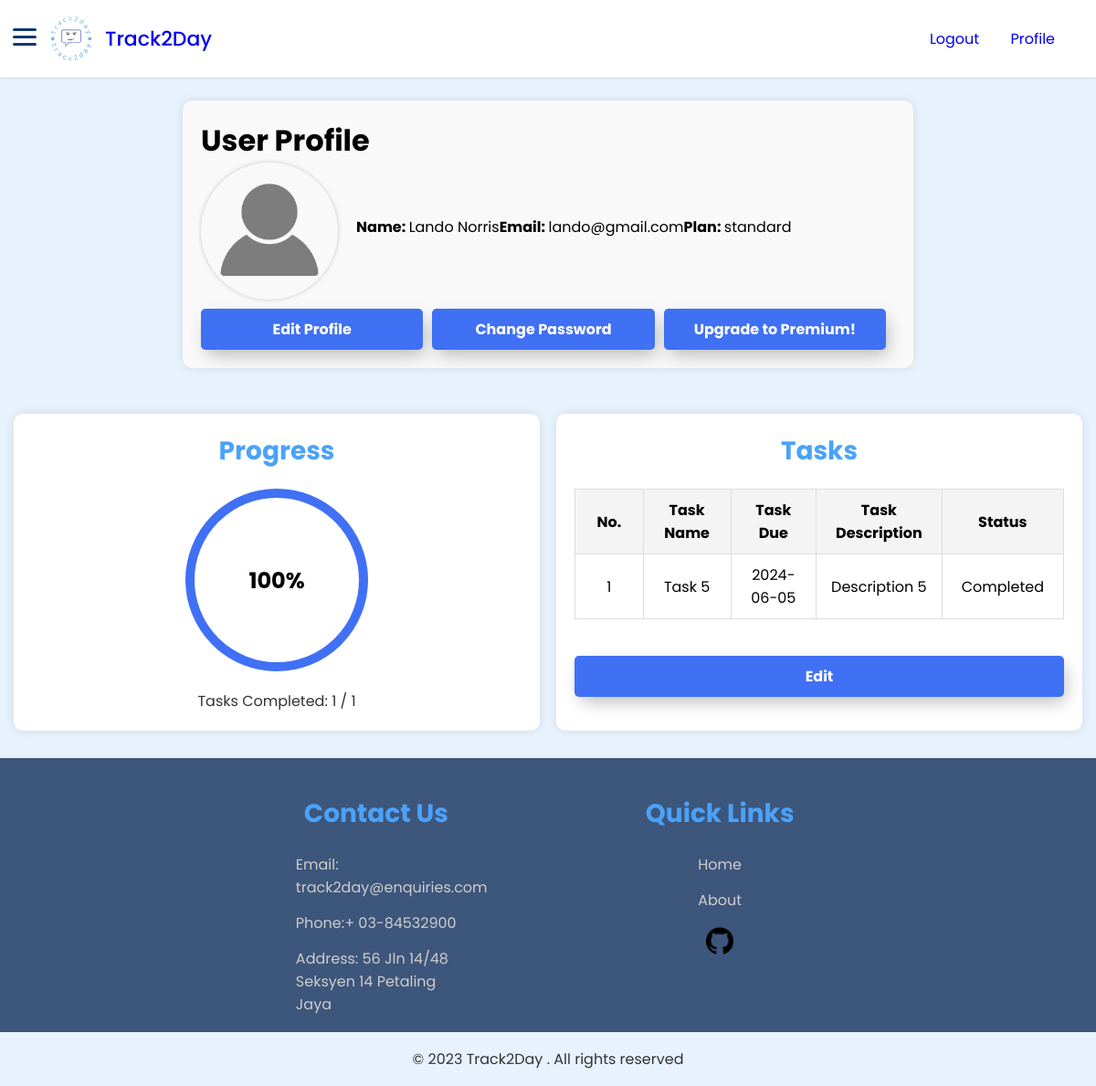
/userprofile.php (signed in), run on the app's committed database.
### tables this page shows
CREATE TABLE `user` (
  `user_email` varchar(45) NOT NULL,
  `user_fname` varchar(45) NOT NULL,
  `user_lname` varchar(45) NOT NULL,
  `user_password` varchar(45) NOT NULL,
  `adm_email` varchar(45) NOT NULL,
  `user_type` varchar(10) NOT NULL
);

CREATE TABLE `task` (
  `task_id` int(11) NOT NULL,
  `task_name` varchar(45) NOT NULL,
  `task_desc` varchar(45) NOT NULL,
  `task_duration` date DEFAULT NULL,
  `task_status` varchar(45) NOT NULL,
  `user_email` varchar(45) NOT NULL
);

### userprofile.php (the view, shortened to what this page needs)
<?php
include('dbconn.php');
$user_email = $_SESSION['email'];
$sql = "SELECT * FROM user WHERE user_email = '$user_email'";
$result = mysqli_query($dbconn, $sql);
if ($result && mysqli_num_rows($result) > 0) {
    $row = mysqli_fetch_assoc($result);
    $user_fname = $row['user_fname'];
    $user_lname = $row['user_lname'];
    $user_type = $row['user_type'];
} else {
    echo "Error: User data not found.";
    exit();
}
$sql_completed_tasks = "SELECT COUNT(*) AS completed_tasks FROM task WHERE user_email = '$user_email' AND task_status = 'completed'";
$result_completed_tasks = mysqli_query($dbconn, $sql_completed_tasks);
if ($result_completed_tasks && mysqli_num_rows($result_completed_tasks) > 0) {
    $row_completed_tasks = mysqli_fetch_assoc($result_completed_tasks);
    $completed_tasks = $row_completed_tasks['completed_tasks'];
} else {
    $completed_tasks = 0;
}
$sql_total_tasks = "SELECT COUNT(*) AS total_tasks FROM task WHERE user_email = '$user_email'";
$result_total_tasks = mysqli_query($dbconn, $sql_total_tasks);
if ($result_total_tasks && mysqli_num_rows($result_total_tasks) > 0) {
    $row_total_tasks = mysqli_fetch_assoc($result_total_tasks);
    $total_tasks = $row_total_tasks['total_tasks'];
} else {
    $total_tasks = 0;
}
$progress_percentage = ($total_tasks > 0) ? ($completed_tasks / $total_tasks) * 100 : 0;
$sql_tasks = "SELECT * FROM task WHERE user_email = '$user_email'";
$result_tasks = mysqli_query($dbconn, $sql_tasks);
?>
<!DOCTYPE html>
<html lang="en">
<head>
    <link href="https://unpkg.com/boxicons@2.1.4/css/boxicons.min.css" rel="stylesheet" />
    <link rel="stylesheet" href="style.css" />
</head>
<body>
    <nav class="navbar">
        <div class="logo_item">
            <img src="track2daylogo.jpg" alt="Track2Day Logo">
            <?php
            if ($user_type == 'premium') {
                echo '<a href="menu2.php">Track2Day+</a>';
            }
            else {
                echo '<a href="menu2.php">Track2Day</a>';
            }
            ?>
            <div id="menuToggle">
            <span></span>
            <span></span>
            <span></span>
          </div>
        </div>
        <div class="navbar_content">
            <ul>
                <li><a href="logout.php">Logout</a></li>
                <li><a href="userprofile.php">Profile</a></li>
            </ul>
        </div>
    </nav>
    <main>
        <div class="profile-container">
            <h1>User Profile</h1>
            <div class="profile-details">
                <div class="profile-pic">
                    <img src="nopfp.png" alt="Profile Picture">
                </div>
                <div class="profile-details">
                    <p><strong>Name: </strong><?php echo htmlspecialchars($user_fname) . ' ' . htmlspecialchars($user_lname); ?></p>
                    <p><strong>Email: </strong><?php echo htmlspecialchars($user_email); ?></p>
                    <p><strong>Plan: </strong><?php echo htmlspecialchars($user_type); ?></p>
                </div>
            </div>
            <div class="profile-actions">
                <button onclick="location.href='editprofile.html'">Edit Profile</button>
                <button onclick="location.href='changepassword.html'">Change Password</button>
                <?php
                if ($user_type == 'premium') {
                    echo '<button>You are now Premium!</button>';
                }
                else {
                    echo '<button onclick="location.href=\'subscribe.html\'">Upgrade to Premium!</button>';
                }
                ?>
            </div>
        </div>
        <div class="progress-task-container">
            <div class="progress-box">
                <h3>Progress</h3>
                <div class="progress-circle">
                    <span id="progress-percentage"><?php echo round($progress_percentage); ?>%</span>
                </div>
                <p>Tasks Completed: <?php echo $completed_tasks; ?> / <?php echo $total_tasks; ?></p>
            </div>
            <div class="tasks-box">
                <h3>Tasks</h3>
                <table class="task-table">
                    <thead>
                        <tr>
                            <th>No.</th>
                            <th>Task Name</th>
                            <th>Task Due</th>
                            <th>Task Description</th>
                            <th>Status</th>
                        </tr>
                    </thead>
                    <tbody>
                    <?php
                        if ($result_tasks && mysqli_num_rows($result_tasks) > 0) {
                            $task_number = 1;
                            while ($row_task = mysqli_fetch_assoc($result_tasks)) {
                                echo "<tr>";
                                echo "<td>" . $task_number . "</td>";
                                echo "<td>" . htmlspecialchars($row_task['task_name']) . "</td>";
                                echo "<td>" . htmlspecialchars($row_task['task_duration']) . "</td>";
                                echo "<td>" . htmlspecialchars($row_task['task_desc']) . "</td>";
                                echo "<td>" . htmlspecialchars($row_task['task_status']) . "</td>";
                                echo "</tr>";
                                $task_number++;
                            }
                        } else {
                            echo "<tr><td colspan='5'>No tasks found.</td></tr>";
                        }
                        ?>
                    </tbody>
                </table>
                <button onclick="location.href='tasks.php'">Edit</button>
            </div>
        </div>
    </main>
</body>
<footer>
    <div class="footer-container">
        <div class="footer-content">
            <h3>Contact Us</h3>
            <p>Email: track2day@enquiries.com</p>
            <p>Phone:+ 03-84532900</p>
            <p>Address: 56 Jln 14/48 Seksyen 14 Petaling Jaya</p>
        </div>
        <div class="footer-content">
            <h3>Quick Links</h3>
             <ul class="list">
                <li><a href="menu2.php">Home</a></li>
                <li><a href="aboutus2.php">About</a></li>
                <a href="https://github.com/ahmadfarismk/track2day.git" class="github-link">
                    <img src="github.png" alt="GitHub" class="github-img" >
                </a>
             </ul>
        </div>
    </div>
    <div class="bottom-bar">
        <p>&copy; 2023 Track2Day . All rights reserved</p>
    </div>
</footer>
</html>

### data on the page
user: user_fname "Lando", user_lname "Norris", user_type "standard"
task: task_name "Task 5", task_duration "2024-06-05", task_desc "Description 5", task_status "Completed"

### other printed values
$user_email "lando@gmail.com"
$progress_percentage "100"
$completed_tasks "1"
$total_tasks "1"
